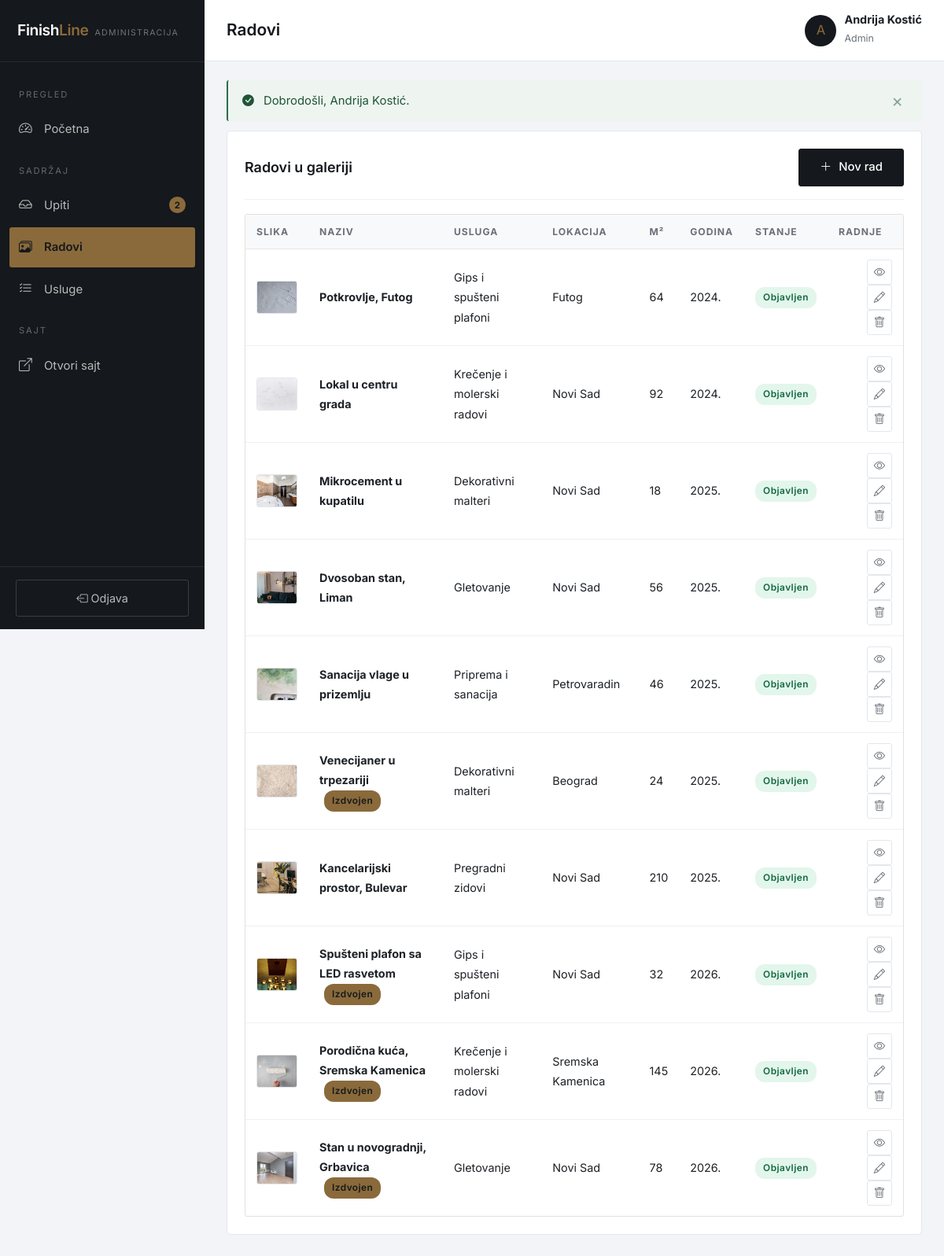
Page /admin/radovi (signed in) on the committed database.
### tables this page shows
CREATE TABLE `radovi` (
    `id`            INT UNSIGNED NOT NULL AUTO_INCREMENT,
    `naziv`         VARCHAR(160) NOT NULL,
    `usluga_id`     INT UNSIGNED DEFAULT NULL,
    `opis`          TEXT,
    `slika`         VARCHAR(255) DEFAULT NULL,
    `lokacija`      VARCHAR(120) NOT NULL DEFAULT '',
    `kvadratura`    INT UNSIGNED DEFAULT NULL,
    `trajanje_dana` INT UNSIGNED DEFAULT NULL,
    `godina`        SMALLINT UNSIGNED DEFAULT NULL,
    `izdvojen`      TINYINT(1) NOT NULL DEFAULT 0,
    `objavljen`     TINYINT(1) NOT NULL DEFAULT 1,
    `kreiran`       DATETIME NOT NULL DEFAULT CURRENT_TIMESTAMP,
    PRIMARY KEY (`id`),
    KEY `idx_radovi_usluga` (`usluga_id`),
    CONSTRAINT `fk_radovi_usluga` FOREIGN KEY (`usluga_id`)
        REFERENCES `usluge` (`id`) ON DELETE SET NULL
);

CREATE TABLE `usluge` (
    `id`          INT UNSIGNED NOT NULL AUTO_INCREMENT,
    `naziv`       VARCHAR(120) NOT NULL,
    `slug`        VARCHAR(140) NOT NULL,
    `ikona`       VARCHAR(60)  NOT NULL DEFAULT 'bi-tools',
    `kratak_opis` VARCHAR(255) NOT NULL DEFAULT '',
    `opis`        TEXT,
    `cena_od`     DECIMAL(10,2) NOT NULL DEFAULT 0.00,
    `jedinica`    VARCHAR(20)  NOT NULL DEFAULT 'm2',
    `slika`       VARCHAR(255) DEFAULT NULL,
    `redosled`    INT NOT NULL DEFAULT 0,
    `aktivna`     TINYINT(1) NOT NULL DEFAULT 1,
    PRIMARY KEY (`id`),
    UNIQUE KEY `uq_usluge_slug` (`slug`)
);

### app/core/Controller.php (called while the page is built, shortened)
<?php
abstract class Controller
{
    protected function prikaz(string $prikaz, array $podaci = [], string $layout = 'main'): void
    {
        $fajl = APP_ROOT . '/app/views/' . $prikaz . '.php';
        extract($podaci, EXTR_SKIP);
        require $fajl;
    }
}

### app/controllers/AdminController.php (called while the page is built, shortened)
<?php
final class AdminController extends Controller
{
    public function radovi(): void
    {
        $this->prikaz('admin/radovi', [
            'naslovStrane' => 'Radovi - administracija',
            'radovi'       => $this->model('Rad')->sviZaAdmina(),
        ], 'admin');
    }
}

### app/core/Aplikacija.php (called while the page is built, shortened)
<?php
final class Aplikacija
{
    private Router $ruter;
    public function __construct()
    {
        $this->ruter = new Router();
    }
    private function ucitajKlase(): void
    {
        spl_autoload_register(static function (string $klasa): void {
            $folderi = ['core', 'models', 'controllers'];
            foreach ($folderi as $folder) {
                $fajl = APP_ROOT . '/app/' . $folder . '/' . $klasa . '.php';
                if (is_file($fajl)) {
                    return;
                }
            }
        });
        require_once APP_ROOT . '/app/core/pomocne.php';
    }
    public function pokreni(): void
    {
        $url = $this->trenutnaAdresa();
        $ruta = $this->ruter->pronadji($url);
        $metoda = $ruta['metoda'];
        try {
            $kontroler = new $klasa();
            $kontroler->$metoda(...$ruta['parametri']);
        } catch (Throwable $e) {
            $this->obradiIzuzetak($e);
        }
    }
    private function trenutnaAdresa(): string
    {
        if (isset($_GET['url'])) {
            return trim((string) $_GET['url'], '/');
        }
        $putanja = parse_url($_SERVER['REQUEST_URI'] ?? '/', PHP_URL_PATH) ?? '/';
        return trim(rawurldecode($putanja), '/');
    }
}

### index.php (called while the page is built, shortened)
<?php
require_once __DIR__ . '/app/core/Aplikacija.php';
$aplikacija = new Aplikacija();
$aplikacija->pokreni();

### app/core/pomocne.php (called while the page is built, shortened)
<?php
function e($tekst): string
{
    return htmlspecialchars((string) $tekst, ENT_QUOTES | ENT_SUBSTITUTE, 'UTF-8');
}
function url(string $putanja = ''): string
{
    return BASE_URL . ltrim($putanja, '/');
}
function asset(string $putanja): string
{
    return BASE_URL . 'assets/' . ltrim($putanja, '/');
}
function slika(?string $putanja, string $rezervna = 'img/placeholder.svg'): string
{
    $putanja = ltrim($putanja, '/');
    if (is_file(APP_ROOT . '/assets/' . $putanja)) {
        return asset($putanja);
    }
    return asset($rezervna);
}

### app/core/Model.php (called while the page is built, shortened)
<?php
abstract class Model
{
    protected PDO $db;
    public function __construct()
    {
        $this->db = Database::veza();
    }
    protected function upit(string $sql, array $parametri = []): PDOStatement
    {
        $st = $this->db->prepare($sql);
        $st->execute($parametri);
        return $st;
    }
    protected function sviRedovi(string $sql, array $parametri = []): array
    {
        return $this->upit($sql, $parametri)->fetchAll();
    }
}

### app/core/Database.php (called while the page is built, shortened)
<?php
final class Database
{
    private static ?PDO $veza = null;
    public static function veza(): PDO
    {
        if (self::$veza !== null) {
            return self::$veza;
        }
        $dsn = sprintf('mysql:host=%s;dbname=%s;charset=%s', DB_HOST, DB_NAME, DB_CHARSET);
        try {
            self::$veza = new PDO($dsn, DB_USER, DB_PASS, [
                PDO::ATTR_ERRMODE            => PDO::ERRMODE_EXCEPTION,
                PDO::ATTR_DEFAULT_FETCH_MODE => PDO::FETCH_ASSOC,
                PDO::ATTR_EMULATE_PREPARES   => false,
                PDO::ATTR_STRINGIFY_FETCHES  => false,
            ]);
        } catch (PDOException $e) {
            if (DEBUG) {
                die('<h1>Greska pri povezivanju sa bazom</h1><p>' . htmlspecialchars($e->getMessage()) . '</p>'
                  . '<p>Proverite da li je MySQL pokrenut i da li je baza <b>' . DB_NAME . '</b> uvezena.</p>');
            }
            http_response_code(500);
            die('Trenutno nije moguce pristupiti bazi podataka.');
        }
        return self::$veza;
    }
}

### app/models/Rad.php (called while the page is built, shortened)
<?php
final class Rad extends Model
{
    public function sviZaAdmina(): array
    {
        return $this->sviRedovi(
            'SELECT r.*, u.naziv AS usluga_naziv
             FROM radovi r
             LEFT JOIN usluge u ON u.id = r.usluga_id
             ORDER BY r.id DESC'
        );
    }
}

### app/views/admin/radovi.php (the view)
<div class="admin-panel">
    <div class="admin-panel-vrh">
        <h2>Radovi u galeriji</h2>
        <a href="<?= url('admin/radovi/nov') ?>" class="dugme dugme-glavno">
            <i class="bi bi-plus-lg"></i> Nov rad
        </a>
    </div>
    <?php if (empty($radovi)): ?>
        <p class="admin-prazno">Još uvek nema unetih radova.</p>
    <?php else: ?>
        <div class="tabela-okvir">
            <table class="admin-tabela">
                <thead>
                    <tr>
                        <th style="width:80px">Slika</th>
                        <th>Naziv</th>
                        <th>Usluga</th>
                        <th>Lokacija</th>
                        <th>m&sup2;</th>
                        <th>Godina</th>
                        <th>Stanje</th>
                        <th class="desno">Radnje</th>
                    </tr>
                </thead>
                <tbody>
                    <?php foreach ($radovi as $r): ?>
                        <tr data-rad="<?= (int) $r['id'] ?>">
                            <td>
                                <img src="<?= slika($r['slika']) ?>" alt="" class="minijatura">
                            </td>
                            <td>
                                <strong><?= e($r['naziv']) ?></strong>
                                <?php if ((int) $r['izdvojen'] === 1): ?>
                                    <span class="stanje stanje-izdvojen">izdvojen</span>
                                <?php endif; ?>
                            </td>
                            <td><?= e($r['usluga_naziv'] ?? '—') ?></td>
                            <td><?= e($r['lokacija']) ?></td>
                            <td><?= $r['kvadratura'] !== null ? (int) $r['kvadratura'] : '—' ?></td>
                            <td><?= $r['godina'] !== null ? (int) $r['godina'] . '.' : '—' ?></td>
                            <td>
                                <span class="stanje <?= (int) $r['objavljen'] === 1 ? 'stanje-zavrsen' : 'stanje-odbijen' ?>">
                                    <?= (int) $r['objavljen'] === 1 ? 'objavljen' : 'skriven' ?>
                                </span>
                            </td>
                            <td class="desno">
                                <a href="<?= url('radovi/' . (int) $r['id']) ?>" class="ikona-dugme" target="_blank" title="Pogledaj na sajtu">
                                    <i class="bi bi-eye"></i>
                                </a>
                                <a href="<?= url('admin/radovi/izmeni/' . (int) $r['id']) ?>" class="ikona-dugme" title="Izmeni">
                                    <i class="bi bi-pencil"></i>
                                </a>
                                <button type="button" class="ikona-dugme opasno" title="Obriši"
                                        data-obrisi-rad="<?= (int) $r['id'] ?>"
                                        data-naziv="<?= e($r['naziv']) ?>">
                                    <i class="bi bi-trash"></i>
                                </button>
                            </td>
                        </tr>
                    <?php endforeach; ?>
                </tbody>
            </table>
        </div>
    <?php endif; ?>
</div>

### assets/css/style.css (style rules this page uses)
:root { --mastilo: #15181c; --mastilo-2: #22262b; --akcenat: #8a6a3b; --akcenat-tamni:#6f5430; --papir: #ffffff; --pesak: #f7f6f4; --tekst: #1d2126; --tekst-blagi: #6a7079; --linija: #e4e1dc; --linija-jaka: #cfcbc4; --uspeh: #2c6e4b; --greska: #a8392c; --radijus: 3px; --radijus-l: 5px; --prelaz: .2s ease; --sirina: 1160px; --senka-m: 0 4px 16px rgba(21, 24, 28, .07); --senka-l: 0 12px 34px rgba(21, 24, 28, .12); }
* { box-sizing: border-box; }
html { scroll-behavior: smooth; }
body { font-family: 'Inter', system-ui, -apple-system, 'Segoe UI', sans-serif; color: var(--tekst); background: var(--papir); font-size: 16px; line-height: 1.75; -webkit-font-smoothing: antialiased; overflow-x: clip; }
h1, h2, h3, h4 { font-weight: 600; line-height: 1.2; letter-spacing: -.02em; color: var(--mastilo); margin: 0 0 .55em; }
h2 { font-size: clamp(1.6rem, 2.9vw, 2.2rem); }
a { color: var(--akcenat-tamni); text-decoration: none; transition: color var(--prelaz); }
img { max-width: 100%; height: auto; display: block; }
.dugme { display: inline-flex; align-items: center; justify-content: center; gap: 9px; padding: 13px 26px; font-size: .93rem; font-weight: 500; border: 1px solid transparent; border-radius: var(--radijus); cursor: pointer; transition: all var(--prelaz); white-space: nowrap; line-height: 1.3; }
.dugme-glavno { background: var(--mastilo); color: #fff; border-color: var(--mastilo); }
.tabela-okvir { overflow-x: auto; border: 1px solid var(--linija); border-radius: var(--radijus); background: #fff; }
.desno { text-align: right; }

### assets/css/admin.css (style rules this page uses)
.telo-admina { background: #f2f4f7; }
.admin-panel { background: #fff; border: 1px solid #e3e7ec; border-radius: var(--radijus-l); padding: 22px; }
.admin-panel-vrh { display: flex; justify-content: space-between; align-items: center; gap: 16px; flex-wrap: wrap; padding-bottom: 16px; margin-bottom: 18px; border-bottom: 1px solid #eef1f4; }
.admin-panel-vrh h2 { font-size: 1.12rem; margin: 0; text-transform: none; letter-spacing: 0; }
.admin-tabela { width: 100%; border-collapse: collapse; min-width: 700px; }
.admin-tabela th { text-align: left; padding: 11px 14px; font-size: .76rem; letter-spacing: .08em; text-transform: uppercase; color: var(--tekst-blagi); background: #f8f9fb; border-bottom: 1px solid #e3e7ec; white-space: nowrap; }
.admin-tabela td { padding: 13px 14px; border-bottom: 1px solid #eef1f4; font-size: .9rem; vertical-align: middle; }
.admin-tabela tr:last-child td { border-bottom: none; }
.minijatura { width: 56px; height: 42px; object-fit: cover; border-radius: var(--radijus); border: 1px solid #e3e7ec; }
.ikona-dugme { display: inline-grid; place-items: center; width: 32px; height: 32px; border: 1px solid #e3e7ec; background: #fff; border-radius: var(--radijus); color: var(--tekst-blagi); cursor: pointer; transition: all var(--prelaz); margin-left: 4px; }
.stanje { display: inline-block; padding: 3px 10px; border-radius: 12px; font-size: .74rem; font-weight: 600; letter-spacing: .04em; text-transform: capitalize; white-space: nowrap; }
.stanje-zavrsen { background: #e2f6ec; color: #14683f; }
.stanje-izdvojen { background: var(--akcenat); color: var(--mastilo); margin-left: 6px; }

### rows in the picture
radovi: slika (picture), naziv "Potkrovlje, Futog", usluga.naziv "Gips i spušteni plafoni", lokacija "Futog", kvadratura "64", godina "2024", objavljen "Objavljen"
radovi: slika (picture), naziv "Lokal u centru grada", usluga.naziv "Krečenje i molerski radovi", lokacija "Novi Sad", kvadratura "92", godina "2024", objavljen "Objavljen"
radovi: slika (picture), naziv "Mikrocement u kupatilu", usluga.naziv "Dekorativni malteri", lokacija "Novi Sad", kvadratura "18", godina "2025", objavljen "Objavljen"
radovi: slika (picture), naziv "Dvosoban stan, Liman", usluga.naziv "Gletovanje", lokacija "Novi Sad", kvadratura "56", godina "2025", objavljen "Objavljen"
radovi: slika (picture), naziv "Sanacija vlage u prizemlju", usluga.naziv "Priprema i sanacija", lokacija "Petrovaradin", kvadratura "46", godina "2025", objavljen "Objavljen"
radovi: slika (picture), naziv "Venecijaner u trpezariji", izdvojen "Izdvojen", usluga.naziv "Dekorativni malteri", lokacija "Beograd", kvadratura "24", godina "2025", objavljen "Objavljen"
radovi: slika (picture), naziv "Kancelarijski prostor, Bulevar", usluga.naziv "Pregradni zidovi", lokacija "Novi Sad", kvadratura "210", godina "2025", objavljen "Objavljen"
radovi: slika (picture), naziv "Spušteni plafon sa LED rasvetom", izdvojen "Izdvojen", usluga.naziv "Gips i spušteni plafoni", lokacija "Novi Sad", kvadratura "32", godina "2026", objavljen "Objavljen"
radovi: slika (picture), naziv "Porodična kuća, Sremska Kamenica", izdvojen "Izdvojen", usluga.naziv "Krečenje i molerski radovi", lokacija "Sremska Kamenica", kvadratura "145", godina "2026", objavljen "Objavljen"
radovi: slika (picture), naziv "Stan u novogradnji, Grbavica", izdvojen "Izdvojen", usluga.naziv "Gletovanje", lokacija "Novi Sad", kvadratura "78", godina "2026", objavljen "Objavljen"

### other values in the picture
$novih "2"
mb_substr($k['ime'] ?? 'A', 0, 1, 'UTF-8') "A"
$k['ime'] "Andrija Kostić"
$k['uloga'] "Admin"
$p['tekst'] "Dobrodošli, Andrija Kostić."
